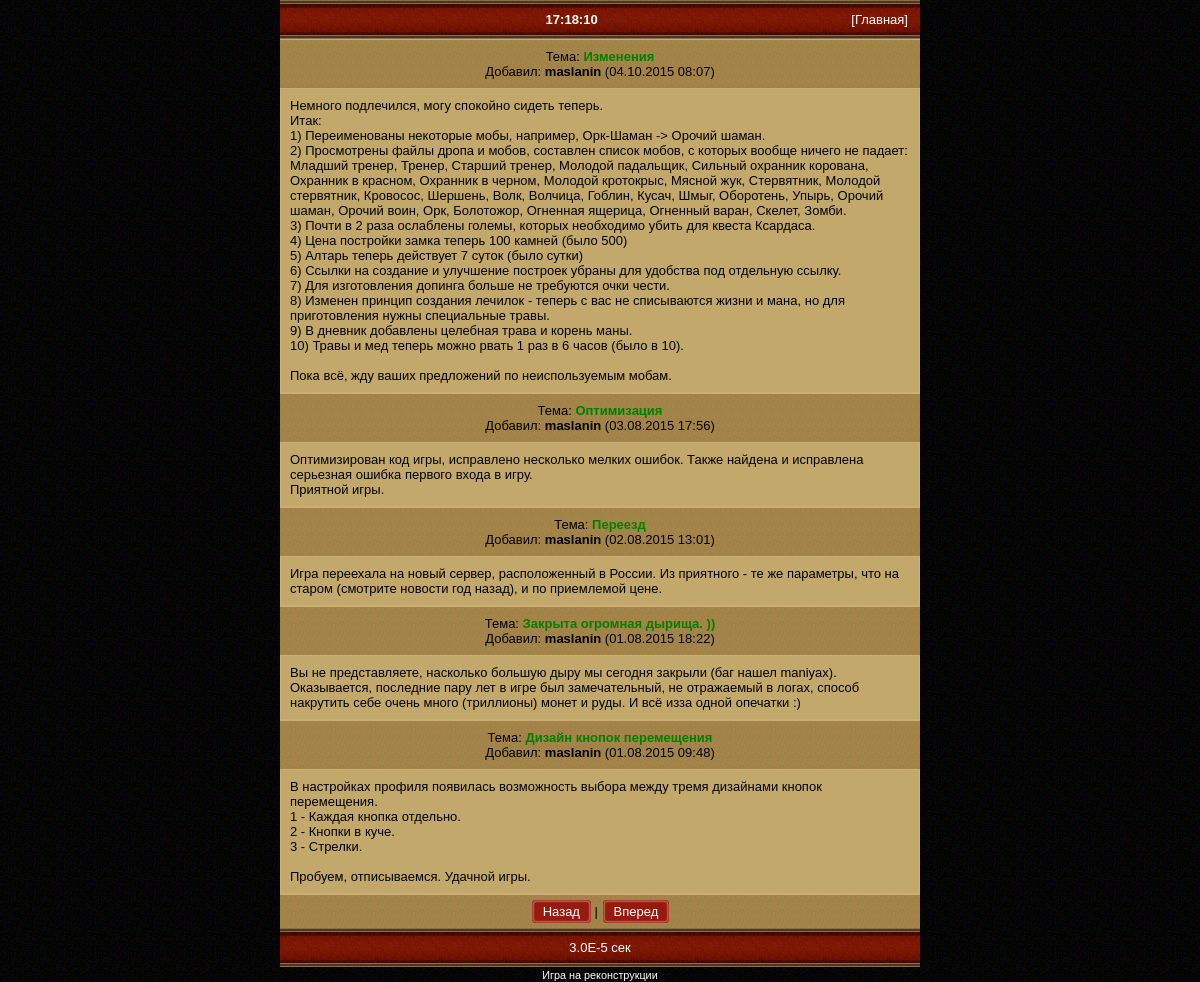
The page /news.php?start=1 on the database its author committed.
### tables this page shows
CREATE TABLE IF NOT EXISTS `news` (
  `id` int(12) NOT NULL AUTO_INCREMENT,
  `login` text NOT NULL DEFAULT '',
  `title` text NOT NULL DEFAULT '',
  `text` text NOT NULL DEFAULT '',
  `datenews` int(12) NOT NULL DEFAULT '0',
  PRIMARY KEY (`id`)
);

### class/DBC.php (called while the page is built, shortened)
<?php
class DBC {
	private $_handle = null;
	private static $_instance = null;
	public static function instance() {
		if (self::$_instance == null)
			self::$_instance = new DBC();
		return self::$_instance;
	}
	private function connect() {
		@$this->_handle = new mysqli(DB_SERVER, DB_USER, DB_PASS, DB_BASE);
		$this->_handle->set_charset(DB_CHARSET);
	}
	public function query($q) {
		return $this->_handle->query($q);
	}
}
$db = DBC::instance();
?>

### news.php (the view, shortened to what this page needs)
<?php
require_once('inc/top.php');
require_once('inc/head.php');
$start = isset($_REQUEST['start']) ? intval($_REQUEST['start']) : 0;
$q = $db->query("select count(*) from `news`;");
$a = $q->fetch_assoc();
$numb = $a['count(*)'];
$col = 5;
$limit = $start * $col;
$q = $db->query("select * from `news` order by id desc limit {$limit},{$col};");
while($news = $q->fetch_assoc())
	{
	echo '<div class="board">Тема: <b><span style="color:green">'.$news['title'].'</span></b><br/>';
	echo 'Добавил: <b>'.$news['login'].'</b> ('.Date('d.m.Y H:i', $news['datenews']).')</div></div>';
	echo '<div class="board2" style="text-align:left">';
	echo nl2br(link_it($news['text']));
	echo '</div>';
	}
if($numb > $col)
	{
	echo '<div class="board">';
	if($start > 0) echo '<a href="news.php?start='.($start-1).'" class="navig">Назад</a>'; else echo '<a href="#" class="navig"> Назад</a>';
	echo ' | ';
	if($limit + $col < $numb) echo '<a href="news.php?start='.($start+1).'" class="navig">Вперед</a>'; else echo ' <a href="#" class="navig"> Вперед</a>';
	echo '</div>';
	}
fin();
?>

### inc/func.php (shortened to what this page needs)
<?php
function link_it($s)
	{
	$s = preg_replace("/(^|[\n ])([\w]*?)((ht|f)tp(s)?:\/\/[\w]+[^ \,\"\n\r\t<]*)/is", "$1$2<a href=\"out.php?url=$3\" >$3</a>", $s);
	$s = preg_replace("/(^|[\n ])([\w]*?)((www|ftp)\.[^ \,\"\t\n\r<]*)/is", "$1$2<a href=\"out.php?url=http://$3\" >$3</a>", $s);
	$s = preg_replace("/(^|[\n ])([a-z0-9&\-_\.]+?)@([\w\-]+\.([\w\-\ .]+)+)/i", "$1<a href=\"mailto:$2@$3\">$2@$3</a>", $s);
	return($s);
	}
function fin($s = '')
	{
	global $time_start,$version;
	$time_end = microtime(true);
	$alltime = round($time_end - $time_start, 5);
	echo '<div class="head" align="center">';
	echo $alltime.' сек';
	echo '</div>';
	echo '<center><small>';
	echo '<font color="white">Игра на реконструкции';
	echo '</small>';
	if(empty($_SESSION['mobtop']) or $_SESSION['mobtop'] < $_SERVER['REQUEST_TIME'])
		{
		echo '<br/><script type="text/javascript" src="http://mobtop.ru/c/42587.js"></script><noscript><a href="http://mobtop.ru/in/42587"><img src="http://mobtop.ru/42587.gif" alt="MobTop.Ru - рейтинг мобильных сайтов"/></a></noscript>';
		}
	echo '</center></body></html>';
	exit();
	}
?>

### dis/1.php (style rules this page uses)
body { font-size:13px; margin: 0 auto; max-width:640px; font-family: Verdana, Arial, sans-serif; background:#000 url(pic/bg.png); }
a { color: #fff; text-decoration: none; }
a.navig { border:1px solid #af4035; background:#961b0e; border-radius:4px; margin-left:1px; color:#ffffff; box-shadow:inset 0 0 2px #fff; padding:3px 10px; }
.head { background:url(pic/head.png); color: #ffffff; padding: 12px; }
.board { background: #191510 url(pic/bm.png); color: #000;border-bottom: 0px solid #ceae74; padding: 9px;text-align: center;border-top: 1px solid #ceae74; word-wrap: break-word; }
.board2 { background: #c3a86b; color: #000; padding: 9px;text-align: center;border: 1px solid #ceae74; word-wrap: break-word; }

### rows shown on the page
news: title "Изменения", login "maslanin", datenews "04.10.2015 08:07", text "Немного подлечился, могу спокойно сидеть теперь. Итак: 1) Переименованы некоторые мобы, например, Орк-Шаман -> Орочий шаман. 2) Просмотрены файлы дропа и мобов, составлен список мобов, с которых вообще ничего не падает: Младший тренер, Тренер, Старший тренер, Молодой падальщик, Сильный охранник корована, Охранник в красном, Охранник в черном, Молодой кротокрыс, Мясной жук, Стервятник, Молодой стервятник, Кровосос, Шершень, Волк, Волчица, Гоблин, Кусач, Шмыг, Оборотень, Упырь, Орочий шаман, Орочий воин, Орк, Болотожор, Огненная ящерица, Огненный варан, Скелет, Зомби. 3) Почти в 2 раза ослаблены големы, которых необходимо убить для квеста Ксардаса. 4) Цена постройки замка теперь 100 камней…"
news: title "Оптимизация", login "maslanin", datenews "03.08.2015 17:56", text "Оптимизирован код игры, исправлено несколько мелких ошибок. Также найдена и исправлена серьезная ошибка первого входа в игру. Приятной игры."
news: title "Переезд", login "maslanin", datenews "02.08.2015 13:01", text "Игра переехала на новый сервер, расположенный в России. Из приятного - те же параметры, что на старом (смотрите новости год назад), и по приемлемой цене."
news: title "Закрыта огромная дырища. ))", login "maslanin", datenews "01.08.2015 18:22", text "Вы не представляете, насколько большую дыру мы сегодня закрыли (баг нашел maniyax). Оказывается, последние пару лет в игре был замечательный, не отражаемый в логах, способ накрутить себе очень много (триллионы) монет и руды. И всё изза одной опечатки :)"
news: title "Дизайн кнопок перемещения", login "maslanin", datenews "01.08.2015 09:48", text "В настройках профиля появилась возможность выбора между тремя дизайнами кнопок перемещения. 1 - Каждая кнопка отдельно. 2 - Кнопки в куче. 3 - Стрелки. Пробуем, отписываемся. Удачной игры."
